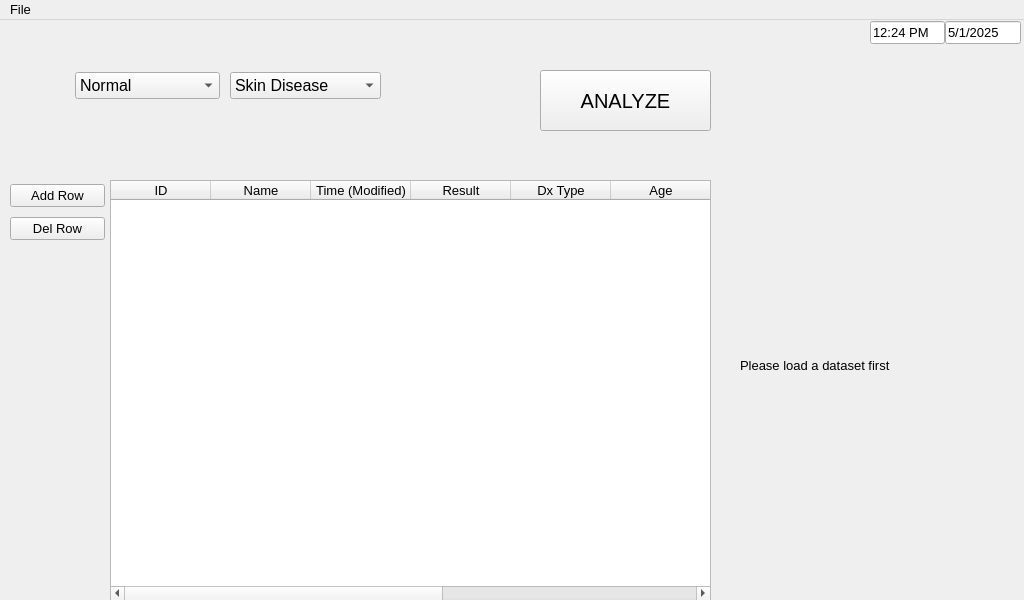
<?xml version="1.0" encoding="UTF-8"?>
<ui version="4.0">
 <class>MainWindow</class>
 <widget class="QMainWindow" name="MainWindow">
  <property name="geometry">
   <rect>
    <x>0</x>
    <y>0</y>
    <width>1024</width>
    <height>600</height>
   </rect>
  </property>
  <property name="minimumSize">
   <size>
    <width>1024</width>
    <height>600</height>
   </size>
  </property>
  <property name="maximumSize">
   <size>
    <width>1024</width>
    <height>600</height>
   </size>
  </property>
  <property name="font">
   <font>
    <pointsize>10</pointsize>
   </font>
  </property>
  <property name="windowTitle">
   <string>MainWindow</string>
  </property>
  <property name="windowOpacity">
   <double>1.000000000000000</double>
  </property>
  <widget class="QWidget" name="centralwidget">
   <widget class="QPushButton" name="Analyze_Button">
    <property name="geometry">
     <rect>
      <x>540</x>
      <y>50</y>
      <width>171</width>
      <height>61</height>
     </rect>
    </property>
    <property name="font">
     <font>
      <pointsize>15</pointsize>
     </font>
    </property>
    <property name="text">
     <string>ANALYZE</string>
    </property>
   </widget>
   <widget class="QTableWidget" name="Data_Table">
    <property name="geometry">
     <rect>
      <x>110</x>
      <y>160</y>
      <width>601</width>
      <height>421</height>
     </rect>
    </property>
    <attribute name="horizontalHeaderVisible">
     <bool>true</bool>
    </attribute>
    <attribute name="horizontalHeaderCascadingSectionResizes">
     <bool>false</bool>
    </attribute>
    <attribute name="horizontalHeaderDefaultSectionSize">
     <number>100</number>
    </attribute>
    <column>
     <property name="text">
      <string>ID</string>
     </property>
    </column>
    <column>
     <property name="text">
      <string>Name</string>
     </property>
    </column>
    <column>
     <property name="text">
      <string>Time (Modified)</string>
     </property>
    </column>
    <column>
     <property name="text">
      <string>Result</string>
     </property>
    </column>
    <column>
     <property name="text">
      <string>Dx Type</string>
     </property>
    </column>
    <column>
     <property name="text">
      <string>Age</string>
     </property>
    </column>
    <column>
     <property name="text">
      <string>Sex</string>
     </property>
    </column>
    <column>
     <property name="text">
      <string>Localization</string>
     </property>
    </column>
    <column>
     <property name="text">
      <string>Take Photo</string>
     </property>
    </column>
   </widget>
   <widget class="QWidget" name="layoutWidget">
    <property name="geometry">
     <rect>
      <x>70</x>
      <y>50</y>
      <width>311</width>
      <height>31</height>
     </rect>
    </property>
    <layout class="QHBoxLayout" name="HL_Mode_Selection" stretch="0,0">
     <property name="spacing">
      <number>10</number>
     </property>
     <property name="leftMargin">
      <number>5</number>
     </property>
     <item>
      <widget class="QComboBox" name="comboBox">
       <property name="font">
        <font>
         <pointsize>12</pointsize>
        </font>
       </property>
       <item>
        <property name="text">
         <string>Normal</string>
        </property>
       </item>
       <item>
        <property name="text">
         <string>EMS</string>
        </property>
       </item>
      </widget>
     </item>
     <item>
      <widget class="QComboBox" name="comboBox_2">
       <property name="font">
        <font>
         <pointsize>12</pointsize>
        </font>
       </property>
       <item>
        <property name="text">
         <string>Skin Disease</string>
        </property>
       </item>
       <item>
        <property name="text">
         <string>Eye Disease</string>
        </property>
       </item>
       <item>
        <property name="text">
         <string>Stroke Prediction</string>
        </property>
       </item>
      </widget>
     </item>
    </layout>
   </widget>
   <widget class="QWidget" name="layoutWidget">
    <property name="geometry">
     <rect>
      <x>870</x>
      <y>0</y>
      <width>151</width>
      <height>25</height>
     </rect>
    </property>
    <layout class="QHBoxLayout" name="HL_Time_Date">
     <property name="spacing">
      <number>0</number>
     </property>
     <item>
      <widget class="QLineEdit" name="lineEdit_Time">
       <property name="font">
        <font>
         <pointsize>10</pointsize>
        </font>
       </property>
       <property name="text">
        <string>12:24 PM</string>
       </property>
      </widget>
     </item>
     <item>
      <widget class="QLineEdit" name="lineEdit_Date">
       <property name="font">
        <font>
         <pointsize>10</pointsize>
        </font>
       </property>
       <property name="text">
        <string>5/1/2025</string>
       </property>
      </widget>
     </item>
    </layout>
   </widget>
   <widget class="QWidget" name="layoutWidget_2">
    <property name="geometry">
     <rect>
      <x>10</x>
      <y>160</y>
      <width>95</width>
      <height>64</height>
     </rect>
    </property>
    <layout class="QVBoxLayout" name="verticalLayout">
     <item>
      <widget class="QPushButton" name="addButton">
       <property name="font">
        <font>
         <pointsize>10</pointsize>
        </font>
       </property>
       <property name="text">
        <string>Add Row</string>
       </property>
      </widget>
     </item>
     <item>
      <widget class="QPushButton" name="delButton">
       <property name="font">
        <font>
         <pointsize>10</pointsize>
        </font>
       </property>
       <property name="text">
        <string>Del Row</string>
       </property>
      </widget>
     </item>
    </layout>
   </widget>
   <widget class="QLabel" name="imageDisplayer">
    <property name="geometry">
     <rect>
      <x>740</x>
      <y>220</y>
      <width>250</width>
      <height>250</height>
     </rect>
    </property>
    <property name="text">
     <string>Please load a dataset first</string>
    </property>
   </widget>
  </widget>
  <widget class="QMenuBar" name="menuBar">
   <property name="geometry">
    <rect>
     <x>0</x>
     <y>0</y>
     <width>1024</width>
     <height>23</height>
    </rect>
   </property>
   <widget class="QMenu" name="menuFiles">
    <property name="title">
     <string>File</string>
    </property>
    <addaction name="actionLoad"/>
    <addaction name="actionLoad_Sample"/>
    <addaction name="actionExport"/>
   </widget>
   <addaction name="menuFiles"/>
  </widget>
  <action name="actionLoad_Sample">
   <property name="text">
    <string>Load Sample</string>
   </property>
  </action>
  <action name="actionExport">
   <property name="text">
    <string>Export</string>
   </property>
  </action>
  <action name="actionLoad">
   <property name="text">
    <string>Load</string>
   </property>
  </action>
 </widget>
 <resources/>
 <connections/>
</ui>
